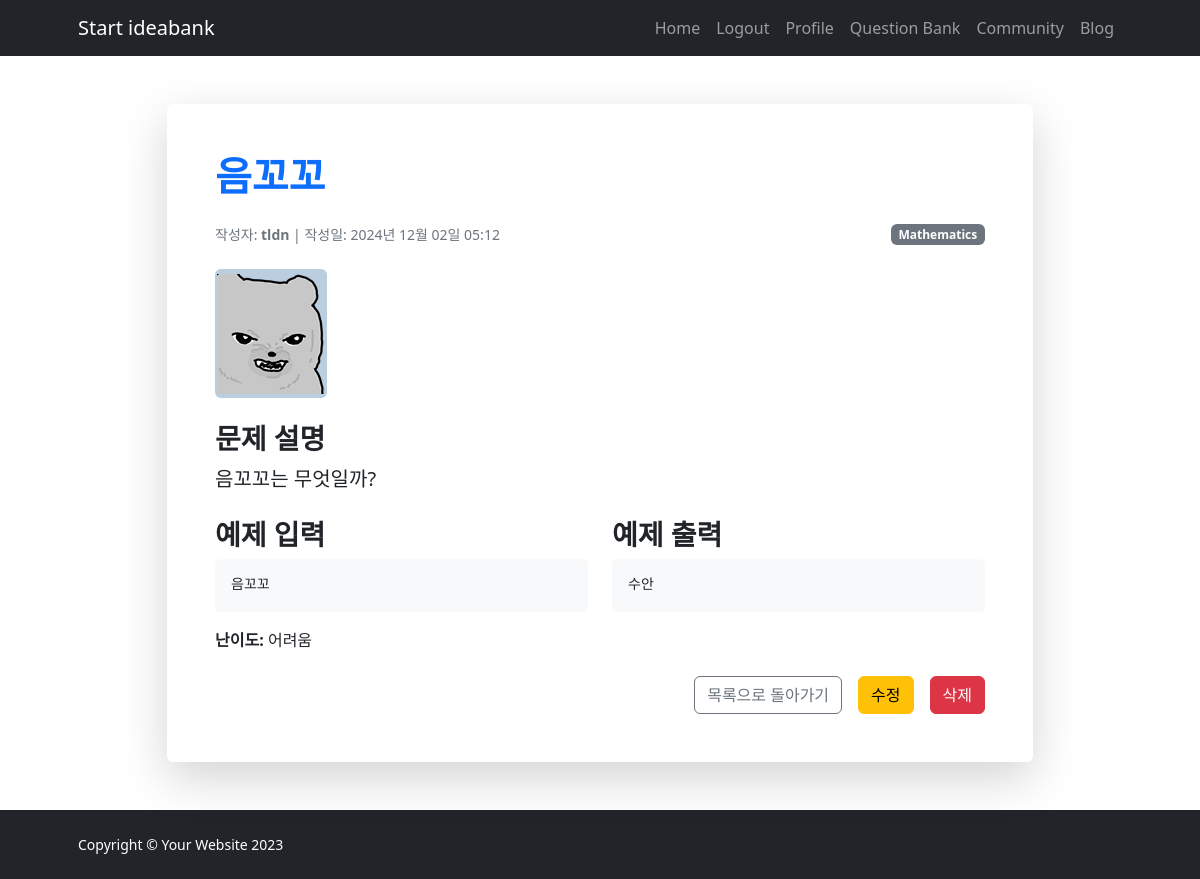
The page /problem/15/ (signed in) on the database its author committed.
### IBK_ossproject/models.py (models this page shows, shortened)
class Problem(models.Model):
    DIFFICULTY_CHOICES = [
        ('Easy', '쉬움'),
        ('Medium', '중간'),
        ('Hard', '어려움'),
    ]
    title = models.CharField(max_length=255)
    description = models.TextField()
    example_input = models.TextField(blank=True, null=True)
    example_output = models.TextField(blank=True, null=True)
    image = models.ImageField(upload_to='problems/', blank=True, null=True)
    category = models.CharField(max_length=100, blank=True, null=True)
    difficulty = models.CharField(max_length=10, choices=DIFFICULTY_CHOICES, blank=True, null=True)
    created_at = models.DateTimeField(auto_now_add=True)
    author = models.ForeignKey(User, on_delete=models.CASCADE, related_name='problems')

### IBK_ossproject/views.py (the view)
# urls.py: path('problem/<int:pk>/', views.problem_detail, name='problem_detail'),
@login_required
def problem_detail(request, pk):
    problem = get_object_or_404(Problem, pk=pk)
    return render(request, 'problem.html', {'problem': problem})

### templates/problem.html (shortened to what this page needs)
{% extends "base.html" %}
{% block content %}
<section class="py-5">
    <div class="container px-5">
        <div class="row justify-content-center">
            <div class="col-lg-10">
                <div class="card shadow-lg border-0">
                    <div class="card-body p-5">
                        <h1 class="fw-bolder mb-4 text-primary">{{ problem.title }}</h1>
                        <div class="d-flex justify-content-between align-items-center mb-4">
                            <div class="small text-muted">
                                작성자: <strong>{{ problem.author.username }}</strong> |
                                작성일: {{ problem.created_at|date:"Y년 m월 d일 H:i" }}
                            </div>
                            <div class="badge bg-secondary text-white">{{ problem.category }}</div>
                        </div>
                        {% if problem.image %}
                            <img class="img-fluid rounded mb-4" src="{{ problem.image.url }}" alt="문제 이미지" style="max-width: 600px;">
                        {% endif %}
                        <h3 class="fw-bold">문제 설명</h3>
                        <p class="fs-5 mb-4">{{ problem.description }}</p>
                        <div class="row">
                            <div class="col-md-6">
                                <h3 class="fw-bold">예제 입력</h3>
                                <pre class="bg-light p-3 rounded">{{ problem.example_input }}</pre>
                            </div>
                            <div class="col-md-6">
                                <h3 class="fw-bold">예제 출력</h3>
                                <pre class="bg-light p-3 rounded">{{ problem.example_output }}</pre>
                            </div>
                        </div>
                        <div class="mb-4">
                            <p><strong>난이도:</strong> {{ problem.get_difficulty_display }}</p>
                        </div>
                        <div class="d-flex justify-content-end mt-4">
                            <a href="{% url 'user_problem' %}" class="btn btn-outline-secondary">목록으로 돌아가기</a>
                            {% if problem.author == user %}
                                <a href="{% url 'edit_problem' problem.pk %}" class="btn btn-warning ms-3">수정</a>
                                <form method="POST" action="{% url 'delete_problem' problem.pk %}" style="display: inline;">
                                    <button type="submit" class="btn btn-danger ms-3" onclick="return confirm('정말 삭제하시겠습니까?')">삭제</button>
                                </form>
                            {% endif %}
                        </div>
                    </div>
                </div>
            </div>
        </div>
    </div>
</section>
{% endblock %}

### rows shown on the page
Problem: title "음꼬꼬", author.username "tldn", created_at "2024년 12월 02일 05:12", category "Mathematics", image (picture), description "음꼬꼬는 무엇일까?", example_input "음꼬꼬", example_output "수안", difficulty "어려움"
